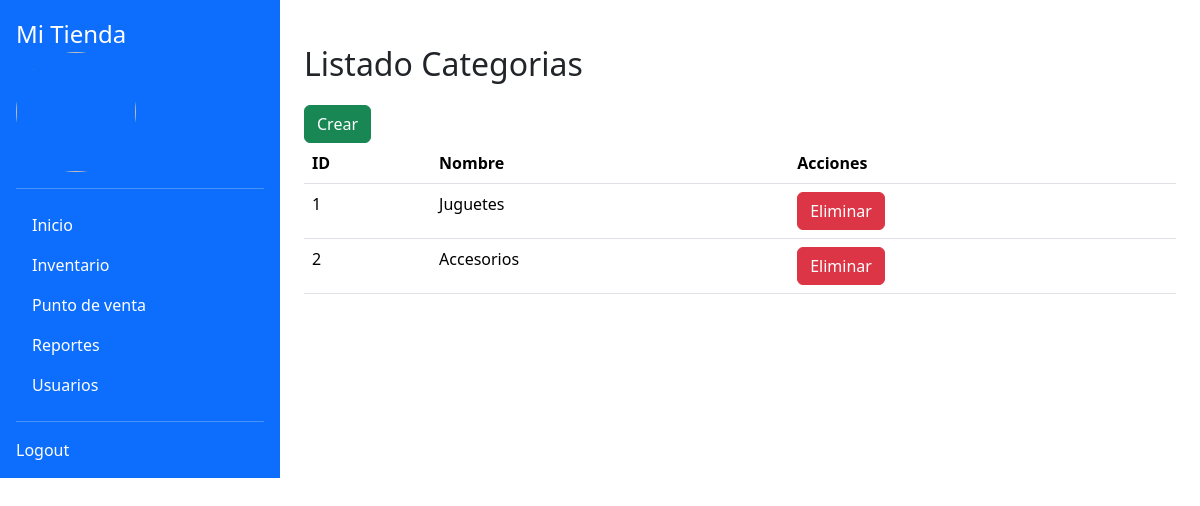
The app's page /categoria/ (signed in) with its own data.
### tienda/models.py (models this page shows, shortened)
class Categoria(models.Model):
    nombre=models.CharField(max_length=254, unique=True)

### tienda/views.py (the view)
# urls.py: path('categoria/', CategoriaListView, name='categoria-list'),
@login_required
def CategoriaListView(request):
    return render(request, 'tienda/categoria/categoria_list.html', {'categorias':Categoria.objects.all()})

### tienda/templates/tienda/categoria/categoria_list.html (shortened to what this page needs)
{% extends 'tienda/base.html' %}
{% block content %}
<h1>Listado Categorias</h1>
<a class="btn btn-success" href="{% url 'categoria-create' %}">Crear</a>
<table class="table">
    <thead>
        <tr>
            <th>ID</th>
            <th>Nombre</th>
            <th>Acciones</th>
        </tr>
    </thead>
    <tbody>
        {% for c in categorias %}
            <tr>
                <td>{{ c.id }}</td>
                <td>{{ c.nombre }}</td>
                <td>
                    <a class="btn btn-danger" href="{% url 'categoria-delete' c.id %}">Eliminar</a>
                </td>
            </tr>
        {% empty %}
            <tr>
                <h3>No hay categorias creadas</h3>
            </tr>
        {% endfor %}
    </tbody>
</table>
{% endblock content %}

### records on screen
Categoria: id "1", nombre "Juguetes"
Categoria: id "2", nombre "Accesorios"
